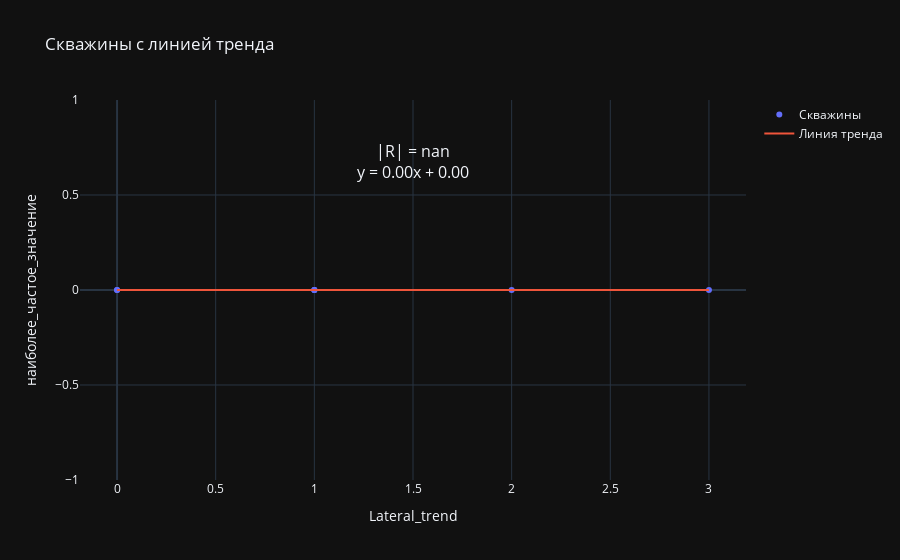

Source (notebook cell):
### Code cell
plot_with_trendline(df_finish, 'Lateral_trend', 'наиболее_частое_значение', 'wells')
# из данных что мне дали полчуается вот такая картина, это нормально. Саша так сказала

### Figure 1 — Plotly figure (JSON) as saved in the notebook; plotly's stock layout.template omitted (floating-point values rounded to 4 significant figures)
{"data": [{"hoverinfo": "text", "mode": "markers", "name": "Скважины", "text": ["673R, 669R, 662R", "676R", "660R", "661R, 663R", "673R, 669R, 662R", "661R, 663R", "673R, 669R, 662R"], "x": [1.0, 3.0, 2.0, 0.0, 1.0, 0.0, 1.0], "y": [0.0, 0.0, 0.0, 0.0, 0.0, 0.0, 0.0], "type": "scatter"}, {"mode": "lines", "name": "Линия тренда", "x": [1.0, 3.0, 2.0, 0.0, 1.0, 0.0, 1.0], "y": [0.0, 0.0, 0.0, 0.0, 0.0, 0.0, 0.0], "type": "scatter"}], "layout": {"annotations": [{"font": {"size": 16}, "showarrow": false, "text": "|R| = nan<br>y = 0.00x + 0.00", "x": 0.5, "xref": "paper", "y": 0.9, "yref": "paper"}], "title": {"text": "Скважины с линией тренда"}, "xaxis": {"title": {"text": "Lateral_trend"}}, "yaxis": {"title": {"text": "наиболее_частое_значение"}}}}
